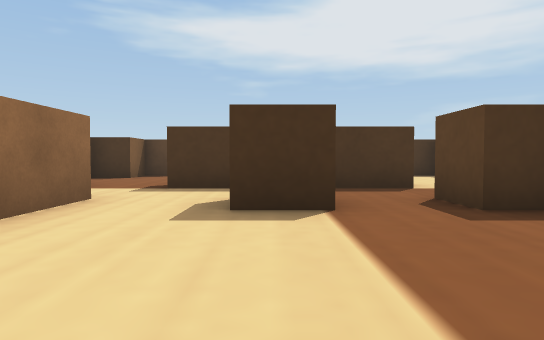
View 1 (above)

21 first-person views from a walk through a world built for the Webots simulator. The camera is 0.05 m above the floor, tilts 2° down and sees 75° across. The floor is counted in squares, 0.1 m on a side. Each view is taken from the middle of a square. On the plan, view 1 faces up. The plan holds only what a view shows up to about 9 squares ahead; the rest is blank. Robots are left out. Webots' stock objects and surfaces are drawn as simple stand-ins.

View 2
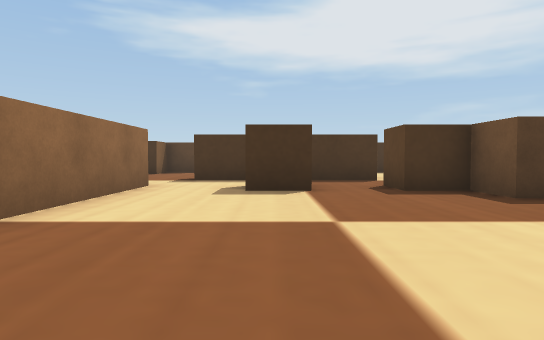

View 3
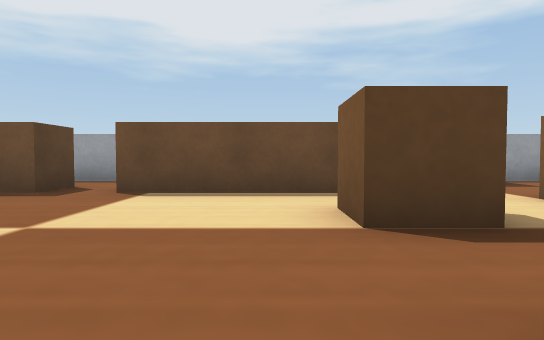

View 4
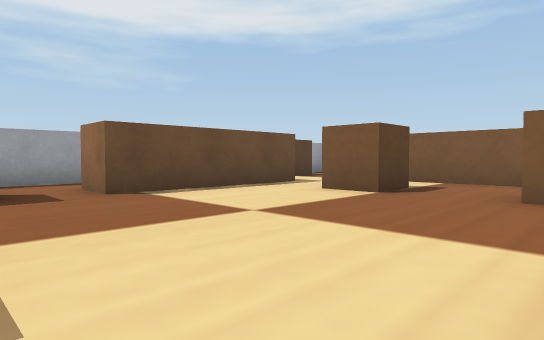

View 5
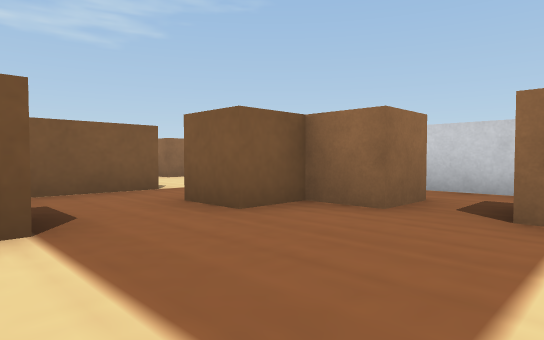

View 6
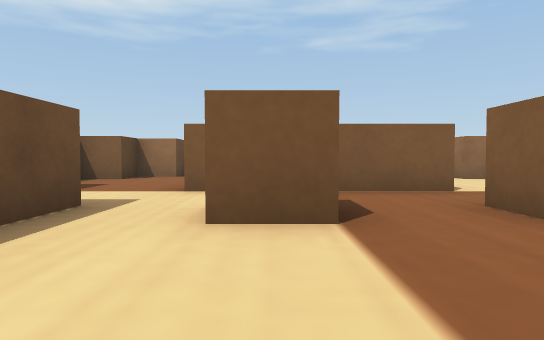

View 7
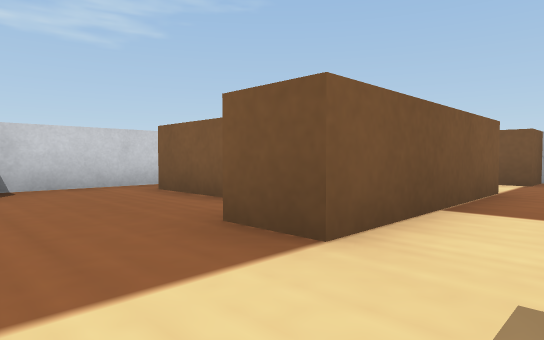

View 8
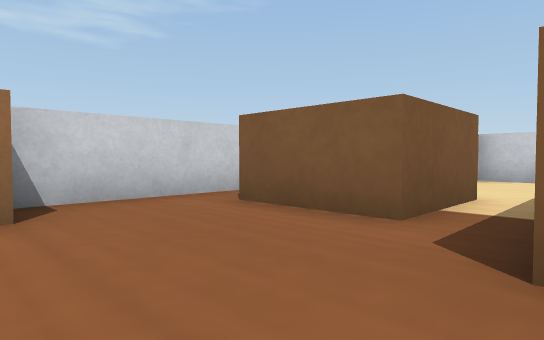

View 9
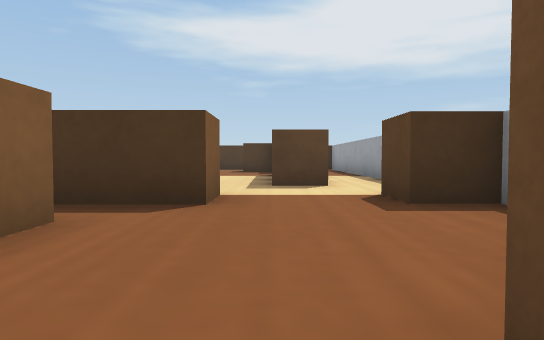

View 10
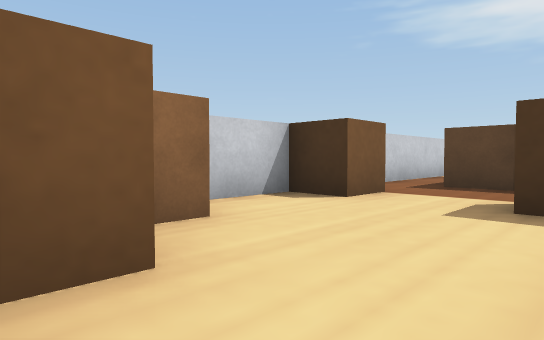

View 11
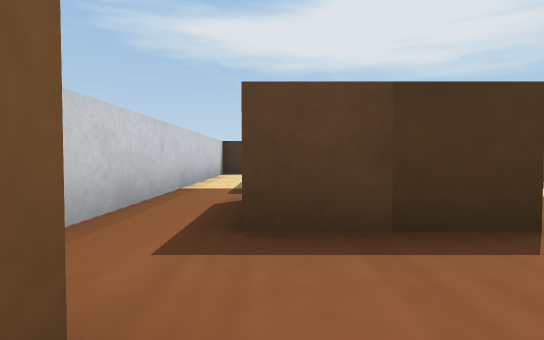

View 12
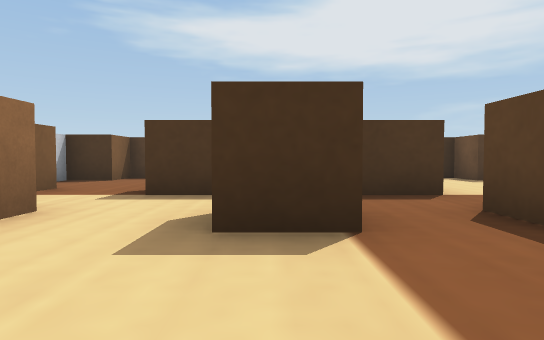

View 13
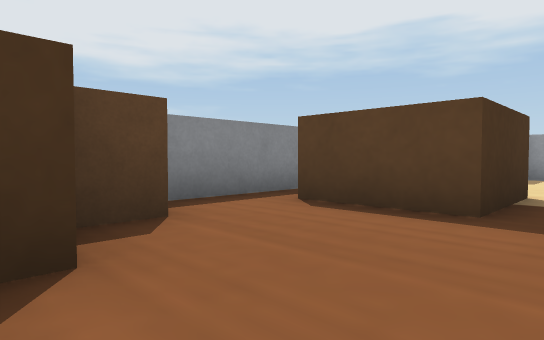

View 14
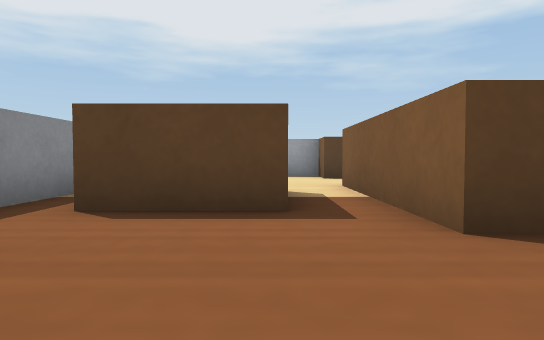

View 15
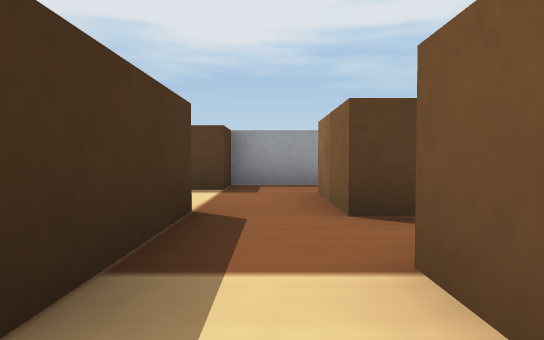

View 16
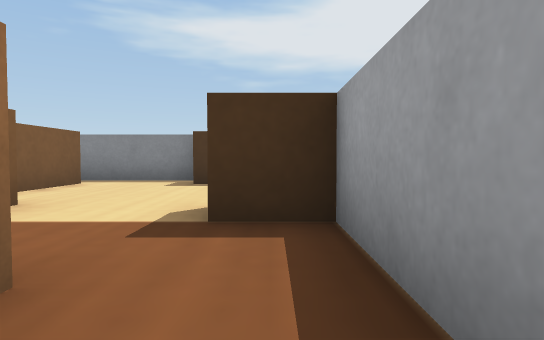

View 17
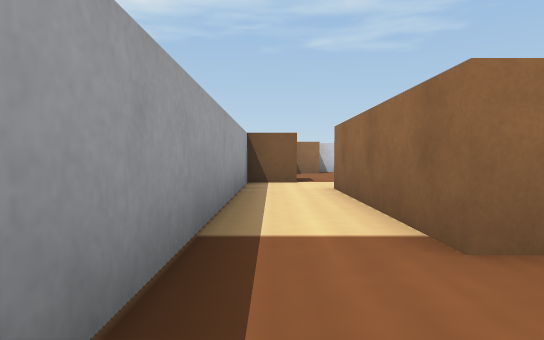

View 18
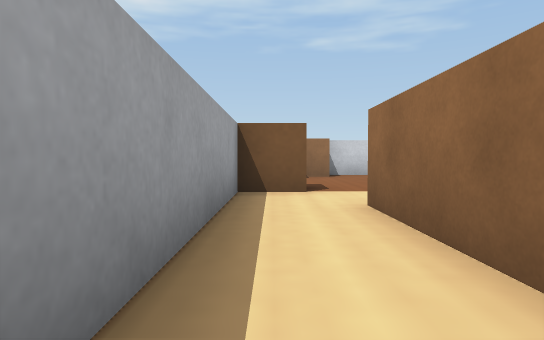

View 19
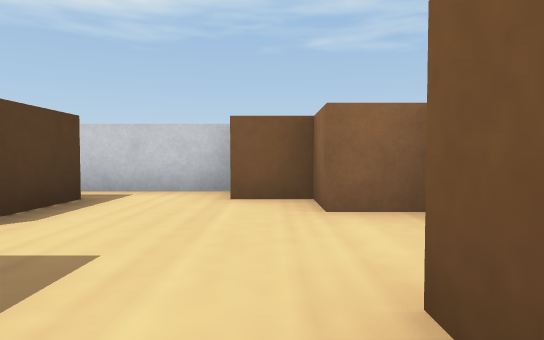

View 20
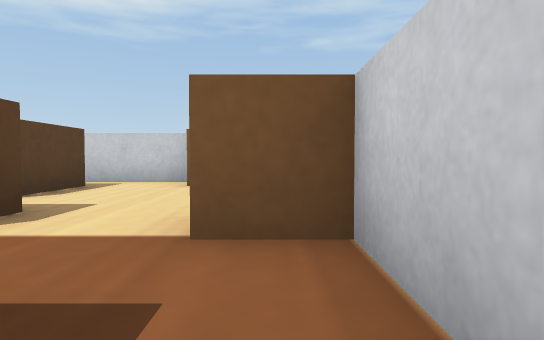

View 21
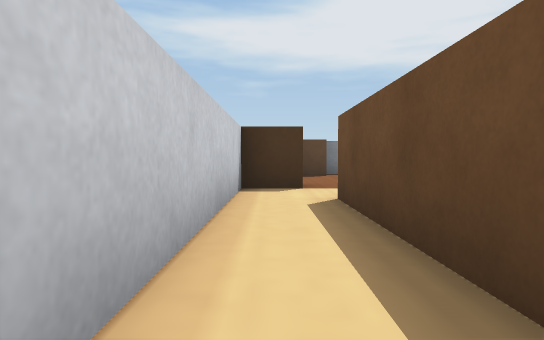

### Floor plan
Points are (right, up) in squares from view 1. A wall is a line through its corners. A room is listed if a view was taken in it or the views show most of it. See-through windows are left out.
Room 1 (views 1, 2, 3, 4, 5, 6, 7, 8, 9, 10, 11, 12, 13, 14, 15, 16, 17, 18, 19, 20, 21)
walls: (-2.2, -1.7) (-1.2, -1.7) (-1.2, -2.7) (-2.2, -2.7); (0.5, -2.8) (0.5, -1.7) (1.5, -1.7); (3, 1.2) (4, 1.2) (4, -2.7) (3, -2.7) (3, 1.2); (-3.2, 1) (-3.2, 4.4); (0.6, 3.3) (-0.5, 3.3); (2, 3.4) (2, 4.3) (3, 4.3); (-0.2, 4.3) (0.6, 4.3); (-1.8, -4.2) (2.3, -4.2) (2.3, -5.2) (0.6, -5.2); (-2.2, 4.4) (-2.2, 0.4); (2.4, 5.7) (-1.8, 5.7); (-0.8, -6.2) (1.3, -6.2) (1.3, -8.2); (-1.7, 6.1) (-1.7, 6.7) (2.2, 6.7); (-3.5, 5.7) (-4.5, 5.7) (-4.5, -4.2) (-3.5, -4.2) (-3.5, -5.2) (-4.5, -5.2) (-4.5, -7.2); (-3.5, 6.7) (-3.5, 6.2); (1.4, 7.8) (-0.7, 7.8) (-0.7, 9.9); (-0.7, -8.2) (-0.7, -6.6); (5.5, -6.8) (5.5, -5.2) (4.5, -5.2) (4.5, -4.2) (5.5, -4.2) (5.5, 5.7) (4.5, 5.7) (4.5, 6.7); (-3.5, -8.2) (-2.5, -8.2) (-2.5, -8.9); (4.5, -8) (4.5, -7.2) (5.5, -7.2); (-2.5, -9.2) (3.4, -9.2); (1.3, 9.9) (1.3, 8.1); (-3.5, 9.5) (-3.5, 8.7) (-4.5, 8.7); (4.5, 9.7) (3.5, 9.7); (3.4, 10.7) (-2, 10.7)
objects: brown box (-4, -9) to (-4, -8); brown box (-4, 10) to (-3, 10); brown box (-3, -2) to (-3, -1); brown box (3, 3) to (4, 4); brown box (4, -9) to (5, -9); brown box (5, 9) to (5, 10)

Positions as (right, up) in squares from view 1, and headings:
1: (0, 0), facing up
2: (0, -2), facing up
3: (-2, -1), facing right
4: (-2, 3), facing down-right
5: (1, 1), facing down-left
6: (1, 1), facing down
7: (4, -3), facing down-left
8: (4, -5), facing down-left
9: (3, -9), facing up
10: (-1, -9), facing up-left
11: (-3, -5), facing up
12: (0, 1), facing up
13: (-4, 7), facing up-right
14: (-4, 8), facing right
15: (-1, 5), facing right
16: (5, 3), facing up
17: (5, 3), facing down
18: (5, 1), facing down
19: (-3, -4), facing down
20: (-4, -2), facing down
21: (-4, 0), facing up
